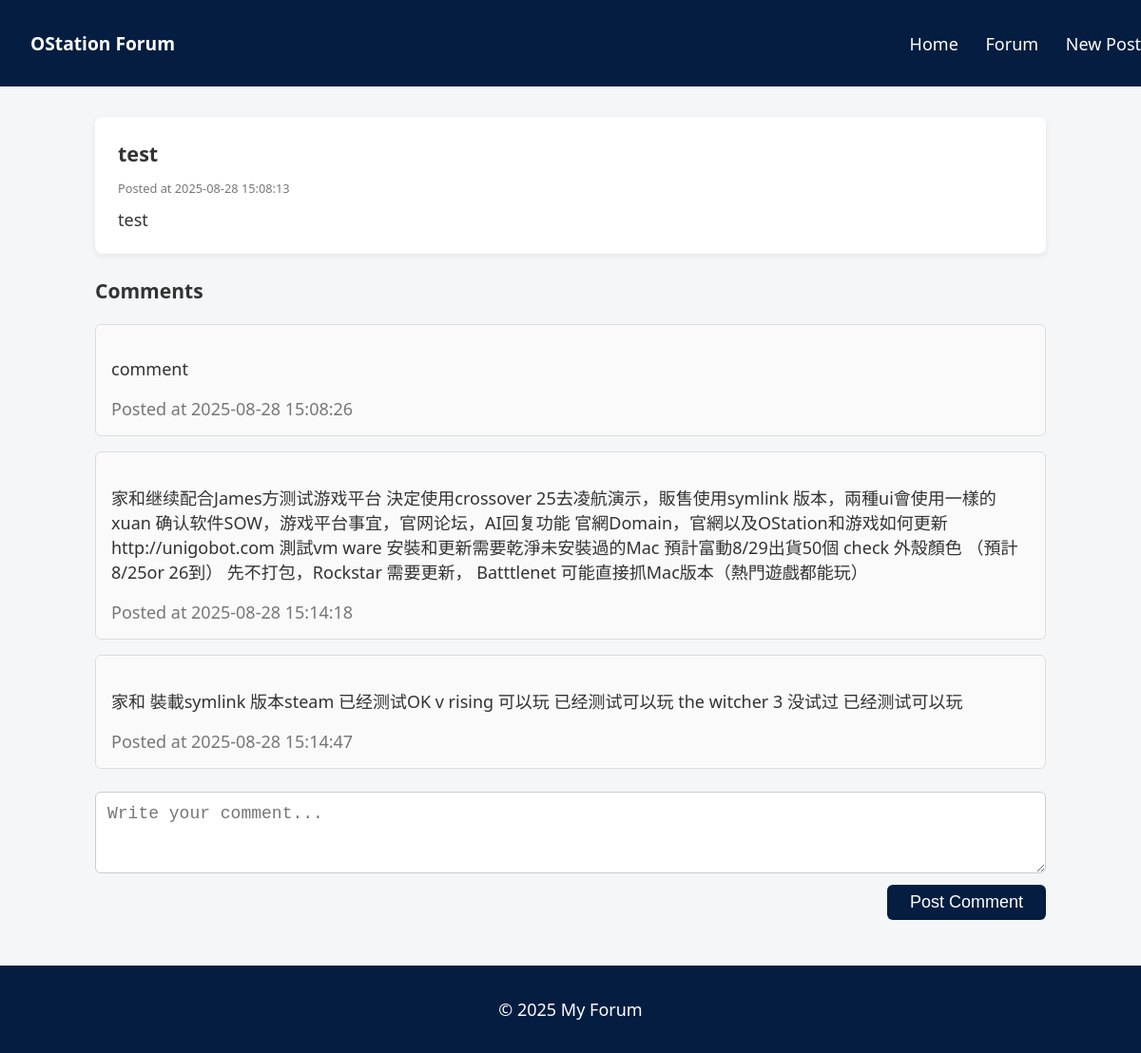
Page /forum/post/2 on the committed database.
### tables this page shows
CREATE TABLE forum_posts (
            id INTEGER PRIMARY KEY AUTOINCREMENT,
            user_id INTEGER,
            title TEXT NOT NULL,
            content TEXT NOT NULL,
            created_at DATETIME DEFAULT CURRENT_TIMESTAMP,
            FOREIGN KEY (user_id) REFERENCES user_info(id)
        );

CREATE TABLE forum_comments (
            id INTEGER PRIMARY KEY AUTOINCREMENT,
            post_id INTEGER,
            user_id INTEGER,
            content TEXT NOT NULL,
            created_at DATETIME DEFAULT CURRENT_TIMESTAMP,
            FOREIGN KEY (post_id) REFERENCES forum_posts(id),
            FOREIGN KEY (user_id) REFERENCES user_info(id)
        );

### forum_app.py (the view)
@forum_bp.route("/post/<int:post_id>")
def forum_post(post_id):
    conn = get_db_connection()
    cursor = conn.cursor()
    cursor.execute("SELECT * FROM forum_posts WHERE id = ?", (post_id,))
    post = cursor.fetchone()
    cursor.execute("SELECT * FROM forum_comments WHERE post_id = ? ORDER BY created_at ASC", (post_id,))
    comments = cursor.fetchall()
    conn.close()
    return render_template("forum_post.html", post=post, comments=comments)

### forum_app.py (called while the page is built)
def get_db_connection():
    conn = sqlite3.connect(DB_PATH)
    conn.row_factory = sqlite3.Row  # 返回类似字典的行
    return conn

### templates/forum/forum_post.html (shortened to what this page needs)
<!DOCTYPE html>
<html lang="en">
<head>
  <link rel="stylesheet" href="{{ url_for('static', filename='css/forum.css') }}">
</head>
<body>
<header>
  <h1>OStation Forum</h1>
  <nav>
    <a href="{{ url_for('index') }}">Home</a>
    <a href="{{ url_for('forum.forum_index') }}">Forum</a>
    <a href="{{ url_for('forum.forum_new_post') }}">New Post</a>
  </nav>
</header>
<main>
  <div class="post-card">
    <h2>{{ post['title'] }}</h2>
    <p class="meta">Posted at {{ post['created_at'] }}</p>
    <div class="content">
      {{ post['content'] }}
    </div>
  </div>
  <h3>Comments</h3>
  {% for comment in comments %}
  <div class="comment-card">
    <p>{{ comment['content'] }}</p>
    <span class="comment-meta">Posted at {{ comment['created_at'] }}</span>
  </div>
  {% else %}
  <p>No comments yet. Be the first!</p>
  {% endfor %}
  <form method="POST" action="{{ url_for('forum.forum_comment', post_id=post['id']) }}" class="comment-form">
    <textarea name="content" rows="3" placeholder="Write your comment..." required></textarea>
    <button type="submit">Post Comment</button>
  </form>
</main>
<footer>
  <p>&copy; 2025 My Forum</p>
</footer>
</body>
</html>

### static/css/forum.css (style rules this page uses)
body { font-family: "Segoe UI", Roboto, sans-serif; margin: 0; padding: 0; background: #f4f6f8; color: #333; font-size: clamp(1rem, 1.5vw, 1.4rem); }
header { background: #051d40; width: 100%; color: #fff; display: flex; justify-content: space-between; align-items: center; font-size: clamp(1rem, 1.5vw, 1.4rem); }
header h1 { margin: 2rem; font-size: clamp(1.2rem, 1.6vw, 2.0rem); }
nav a { color: #fff; margin-left: 1.5rem; text-decoration: none; font-weight: 500; transition: color 0.3s ease; font-size: clamp(1rem, 1.5vw, 1.4rem); }
main { max-width: 1000px; margin: 2rem auto; padding: 0 1rem; font-size: clamp(1rem, 1.5vw, 1.4rem); }
.post-card { background: #fff; border-radius: 8px; padding: 1.5rem; margin-bottom: 1.5rem; box-shadow: 0 2px 6px rgba(0, 0, 0, 0.08); transition: transform 0.2s ease, box-shadow 0.2s ease; font-size: clamp(1rem, 1.5vw, 1.4rem); }
.post-card h2 { margin: 0 0 0.5rem; font-size: clamp(1.25rem, 1.8vw, 2.2rem); }
.post-card .meta { font-size: clamp(0.8rem, 1vw, 1.0rem); color: #777; margin-bottom: 0.75rem; }
footer { background: #051d40; color: #fff; text-align: center; padding: 1rem; margin-top: 3rem; font-size: clamp(0.9rem, 1.5vw, 2.0rem); }
.comment-card { background: #fafafa; border: 1px solid #ddd; border-radius: 6px; padding: 1rem; margin-bottom: 1rem; font-size: clamp(1rem, 1.5vw, 2.0rem); }
.comment-meta { font-size: clamp(0.8rem, 1.5vw, 2.0rem); color: #777; display: block; margin-top: 0.5rem; }
.comment-form { margin-top: 1.5rem; display: flex; flex-direction: column; font-size: clamp(1rem, 1.5vw, 1.8rem); }
.comment-form textarea { resize: vertical; padding: 0.75rem; border: 1px solid #ccc; border-radius: 6px; font-size: clamp(1rem, 1.5vw, 1.8rem); margin-bottom: 0.75rem; }
.comment-form button { align-self: flex-end; padding: 0.5rem 1.5rem; background: #051d40; color: #fff; border: none; border-radius: 6px; cursor: pointer; transition: background 0.3s ease; font-size: clamp(1rem, 1.5vw, 1.8rem); }

### rows in the picture
forum_posts: title "test", created_at "2025-08-28 15:08:13", content "test"
forum_comments: content "comment", created_at "2025-08-28 15:08:26"
forum_comments: content "家和继续配合James方测试游戏平台 決定使用crossover 25去凌航演示，販售使用symlink 版本，兩種ui會使用一樣的 xuan 确认软件SOW，游戏平台事宜，官网论坛，AI回复功能 官網Domain，官網以及OStation和游戏如何更新 http://unigobot.com 測試vm ware 安裝和更新需要乾淨未安裝過的Mac 預計富動8/29出貨50個 check 外殼顏色 （預計8/25or 26到） 先不打包，Rockstar 需要更新， Batttlenet 可能直接抓Mac版本（熱門遊戲都能玩）", created_at "2025-08-28 15:14:18"
forum_comments: content "家和 裝載symlink 版本steam 已经测试OK v rising 可以玩 已经测试可以玩 the witcher 3 没试过 已经测试可以玩", created_at "2025-08-28 15:14:47"
